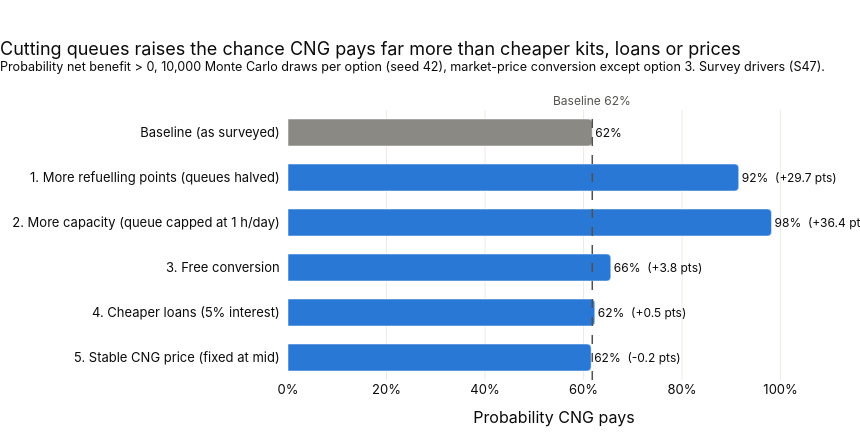

Source (notebook cell):
### Markdown cell above
## 6. Chart: probability CNG pays, by option

Design choices: a single measure, so one colour for the options and grey for the baseline, which is also marked
with a dashed line so each bar can be compared against it. Each bar is labelled with its probability and its change
from baseline.

### Code cell
SHORT = {
    "baseline": "Baseline (as surveyed)",
    "option 1": "1. More refuelling points (queues halved)",
    "option 2": "2. More capacity (queue capped at 1 h/day)",
    "option 3": "3. Free conversion",
    "option 4": "4. Cheaper loans (5% interest)",
    "option 5": "5. Stable CNG price (fixed at mid)",
}
plot = impact.iloc[::-1]   # plotly draws the first bar at the bottom; keep baseline on top
base_p = impact.loc["baseline", "p_pays"]
labels = [f"{p:.0%}" if o == "baseline" else f"{p:.0%}  ({c:+.1f} pts)"
          for o, p, c in zip(plot.index, plot["p_pays"], plot["change_pts"])]

fig = go.Figure(go.Bar(
    x=plot["p_pays"], y=[SHORT[o] for o in plot.index], orientation="h", width=0.6,
    marker=dict(color=[GREY if o == "baseline" else BLUE for o in plot.index], cornerradius=4),
    text=labels, textposition="outside", cliponaxis=False, textfont=dict(color=INK, size=12),
    customdata=plot[["median_net_benefit"]],
    hovertemplate="<b>%{y}</b><br>P(CNG pays): %{x:.1%}<br>Median net benefit ₦%{customdata[0]:,.0f}/day"
                  "<extra></extra>",
))
fig.add_vline(x=base_p, line=dict(color=INK_MUTED, width=1.5, dash="dash"))
fig.add_annotation(x=base_p, y=1, yref="paper", yanchor="bottom", showarrow=False,
                   text=f"Baseline {base_p:.0%}", font=dict(color=INK_MUTED, size=12))
fig.update_layout(
    title=dict(text="Cutting queues raises the chance CNG pays far more than cheaper kits, loans or prices<br>"
                    "<sup>Probability net benefit > 0, 10,000 Monte Carlo draws per option (seed 42), "
                    "market-price conversion except option 3. Survey drivers (S47).</sup>", x=0, xanchor="left"),
    template="plotly_white", font=dict(family="Inter, Segoe UI, Arial, sans-serif", size=13, color=INK),
    xaxis=dict(title="Probability CNG pays", tickformat=".0%", range=[0, 1.08], dtick=0.2, gridcolor=GRID,
               zeroline=False),
    yaxis=dict(ticksuffix="  "),
    hoverlabel=dict(bgcolor="white", font=dict(color=INK)), showlegend=False,
    width=860, height=440, margin=dict(t=110, l=20, r=40, b=60),
)
fig.show()
fig.write_html(FIG_DIR / "policy_options_impact.html", include_plotlyjs="cdn")
print("Saved outputs/figures/policy_options_impact.html")

### Figure 1 — Plotly figure (JSON) as saved in the notebook; plotly's stock layout.template omitted (floating-point values rounded to 4 significant figures)
{"data": [{"cliponaxis": false, "customdata": [[4238.0], [4640.0], [6141.0], [15120.0], [14430.0], [4440.0]], "hovertemplate": "<b>%{y}</b><br>P(CNG pays): %{x:.1%}<br>Median net benefit ₦%{customdata[0]:,.0f}/day<extra></extra>", "marker": {"color": ["#2a78d6", "#2a78d6", "#2a78d6", "#2a78d6", "#2a78d6", "#8a8984"], "cornerradius": 4}, "orientation": "h", "text": ["62%  (-0.2 pts)", "62%  (+0.5 pts)", "66%  (+3.8 pts)", "98%  (+36.4 pts)", "92%  (+29.7 pts)", "62%"], "textfont": {"color": "#0b0b0b", "size": 12}, "textposition": "outside", "type": "bar", "width": 0.6, "x": [0.6154, 0.6228, 0.6553, 0.9816, 0.915, 0.6177], "y": ["5. Stable CNG price (fixed at mid)", "4. Cheaper loans (5% interest)", "3. Free conversion", "2. More capacity (queue capped at 1 h/day)", "1. More refuelling points (queues halved)", "Baseline (as surveyed)"]}], "layout": {"annotations": [{"font": {"color": "#52514e", "size": 12}, "showarrow": false, "text": "Baseline 62%", "x": 0.6177, "y": 1, "yanchor": "bottom", "yref": "paper"}], "font": {"color": "#0b0b0b", "family": "Inter, Segoe UI, Arial, sans-serif", "size": 13}, "height": 440, "hoverlabel": {"bgcolor": "white", "font": {"color": "#0b0b0b"}}, "margin": {"b": 60, "l": 20, "r": 40, "t": 110}, "shapes": [{"line": {"color": "#52514e", "dash": "dash", "width": 1.5}, "type": "line", "x0": 0.6177, "x1": 0.6177, "xref": "x", "y0": 0, "y1": 1, "yref": "y domain"}], "showlegend": false, "title": {"text": "Cutting queues raises the chance CNG pays far more than cheaper kits, loans or prices<br><sup>Probability net benefit > 0, 10,000 Monte Carlo draws per option (seed 42), market-price conversion except option 3. Survey drivers (S47).</sup>", "x": 0, "xanchor": "left"}, "width": 860, "xaxis": {"dtick": 0.2, "gridcolor": "#ecebe7", "range": [0, 1.08], "tickformat": ".0%", "title": {"text": "Probability CNG pays"}, "zeroline": false}, "yaxis": {"ticksuffix": "  "}}}
